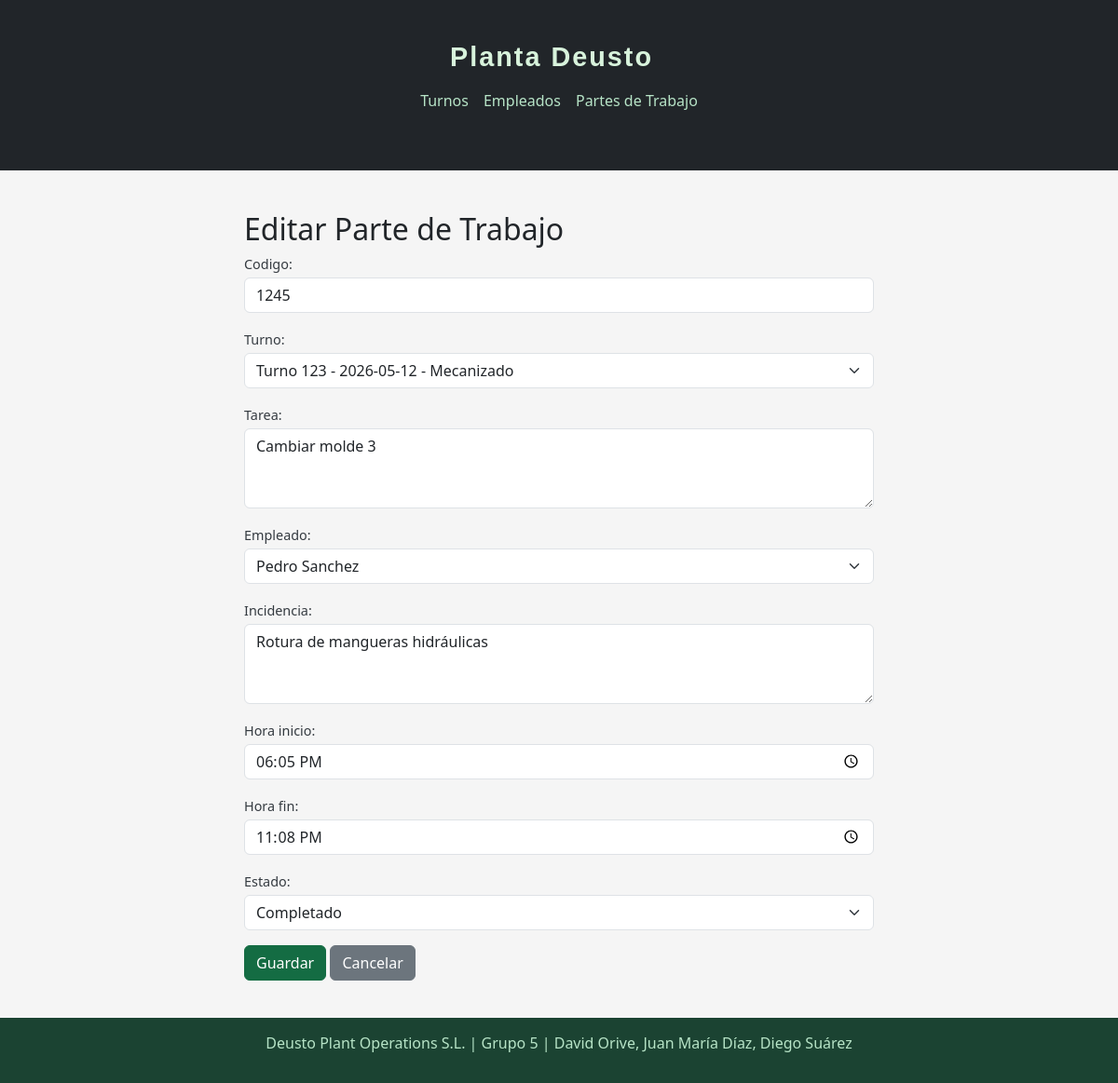
Page /partes/editar/2/ on the committed database.
### Gestion/models.py (models this page shows, shortened)
class Parte_Trabajo(models.Model):
    Estados = [
        ('pendiente','Pendiente'),
        ('en_proceso','En Proceso'),
        ('completado', 'Completado'),
    ]
    codigo = models.CharField(max_length=10, unique=True)
    turno = models.ForeignKey(Turno, on_delete=models.CASCADE)
    tarea = models.TextField()
    empleado = models.ForeignKey(Empleado, on_delete=models.CASCADE)
    incidencia = models.TextField(blank=True)
    hora_inicio = models.TimeField()
    hora_fin = models.TimeField()
    estado = models.CharField(max_length=20, choices= Estados, default='pendiente')

class Turno(models.Model):
    codigo = models.CharField(max_length=10, unique=True)
    fecha = models.DateField()
    hora_inicio = models.TimeField()
    hora_fin = models.TimeField()
    area_trabajo = models.CharField(max_length=50)
    responsable = models.CharField(max_length=100)
    observaciones = models.TextField(blank=True)
    equipo = models.CharField(max_length=50)
    empleados_asignados = models.ManyToManyField(Empleado, related_name='turnos_asignados', blank=True)
    def __str__(self):
        return f"Turno {self.codigo} - {self.fecha} - {self.area_trabajo}"

### Gestion/views.py (the view)
# urls.py: path('partes/editar/<int:pk>/', views.editar_parte, name='editar_parte'),
def editar_parte(request, pk):
    parte = get_object_or_404(Parte_Trabajo, pk=pk)
    if request.method == 'POST':
        form = ParteTrabajoForm(request.POST, instance=parte)
        if form.is_valid():
            form.save()
            return redirect('lista_partes')
    else:
        form = ParteTrabajoForm(instance=parte)
    return render(request, 'Gestion/editar_parte.html', {'form': form, 'parte': parte})

### Gestion/forms.py
class ParteTrabajoForm(forms.ModelForm):
    class Meta:
        model = Parte_Trabajo
        fields = '__all__'
        widgets = {
            'codigo': forms.TextInput(attrs={'class': 'form-control'}),
            'empleado': forms.Select(attrs={'class': 'form-select'}),
            'turno': forms.Select(attrs={'class': 'form-select'}),
            'tarea': forms.Textarea(attrs={'class': 'form-control', 'rows': 3}),
            'hora_inicio': forms.TimeInput(attrs={'class': 'form-control', 'type': 'time'}),
            'hora_fin': forms.TimeInput(attrs={'class': 'form-control', 'type': 'time'}),
            'incidencia': forms.Textarea(attrs={'class': 'form-control', 'rows': 3}),
            'estado': forms.Select(attrs={'class': 'form-select'}),
        }

### Gestion/models.py (called while the page is built)
    def __str__(self):
        return f"{self.nombre} {self.apellido}"

### Gestion/templates/Gestion/editar_parte.html (shortened to what this page needs)
<!DOCTYPE html>
{% load static %}
<html lang="es">
<head>
    <link href="https://cdn.jsdelivr.net/npm/bootstrap@5.3.0/dist/css/bootstrap.min.css" rel="stylesheet">
    <link rel="stylesheet" href="{% static 'Css/Plantilla_unificada.css' %}">
    <link rel="stylesheet" href="{% static 'Css/Css_editar_parte.css' %}">
</head>
<body>
    <nav class="navbar navbar-dark bg-dark mb-4">
        <div class="container d-flex flex-column align-items-center">
            <a class="navbar-brand" href="/">Planta Deusto</a>
            <ul class="navbar-nav d-flex flex-row gap-3">
                <li class="nav-item"><a class="nav-link" href="/turnos/">Turnos</a></li>
                <li class="nav-item"><a class="nav-link" href="/empleados/">Empleados</a></li>
                <li class="nav-item"><a class="nav-link" href="/partes/">Partes de Trabajo</a></li>
            </ul>
        </div>
    </nav>
    <div class="container">
        <h2>Editar Parte de Trabajo</h2>
        <form method="post">
            {{ form.as_p }}
            <button type="submit" class="btn btn-primary">Guardar</button>
            <a href="{% url 'lista_partes' %}" class="btn btn-secondary">Cancelar</a>
        </form>
    </div>
    <footer class="footer">
    <p>Deusto Plant Operations S.L. | Grupo 5 | David Orive, Juan María Díaz, Diego Suárez</p>
    </footer>
</body>
</html>

### Static/Css/Plantilla_unificada.css (style rules this page uses)
.navbar { background-color: #1b4332; padding: 15px 0; }
.navbar-brand { font-family: 'Raleway', sans-serif; color: #d8f3dc; font-size: 1.8rem; font-weight: bold; letter-spacing: 2px; }
.nav-link { color: #b7e4c7; font-size: 1rem; }
.footer { background-color: #1b4332; color: #b7e4c7; text-align: center; padding: 15px 0; margin-top: auto; }
body { background-color: #f8f9fa; min-height: 100vh; display: flex; flex-direction: column; }
h2 { color: #1b4332; margin-bottom: 20px; }
.container { margin-top: 20px; flex: 1; }

### Static/Css/Css_editar_parte.css (style rules this page uses)
body { background-color: #f5f5f5; }
.container { margin-top: 20px; margin-bottom: 40px; max-width: 700px; }
h2 { color: #212529; margin-bottom: 5px; }
form p label { font-weight: 500; font-size: 0.9rem; color: #343a40; }
form p input, form p select, form p textarea { width: 100%; padding: 6px 10px; border: 1px solid #ced4da; border-radius: 5px; font-size: 0.9rem; background-color: white; margin-top: 3px; }
.btn-primary { background-color: #146c43; border-color: #146c43; }

### rows in the picture
Parte_Trabajo: codigo "1245", turno "Turno 123 - 2026-05-12 - Mecanizado", tarea "Cambiar molde 3", empleado "Pedro Sanchez", incidencia "Rotura de mangueras hidráulicas", hora_inicio "18:05:00", hora_fin "23:08:00", estado "Completado"
